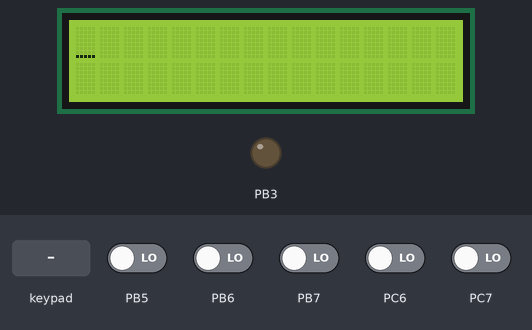
This program was run on a simulated ATmega328P, built with avr-gcc and emulated at 8 MHz. Parts: 16×2 character LCD, output pins drawn as LEDs (lit = HIGH). Wiring (inferred from the signals the program sends): 4×3 keypad with keys 1 2 3 4 5 6 7 8 9 * 0 # (labels assumed): rows PC0, PC1, PC2, PC3; columns PB4, PC4, PC5. Wiring (inferred from the names in the program): character LCD (HD44780): RS PB0; R/W PB1; E PB2; data PD0, PD1, PD2, PD3, PD4, PD5, PD6, PD7. The test bench sets the inputs (shaded band); at power-on: PB5–7, PC6, PC7 LOW. Pins used as bus, display or sensor lines are not drawn.

Above: at 1.2 s.
1.3 s: key '1' pressed
At 1.8 s:
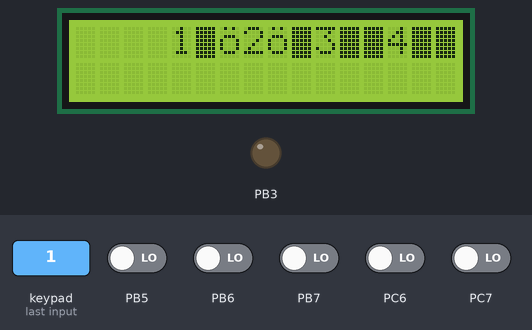
2.9 s: keypad keys 1 2 # pressed 0.4 s apart
At 4.4 s:
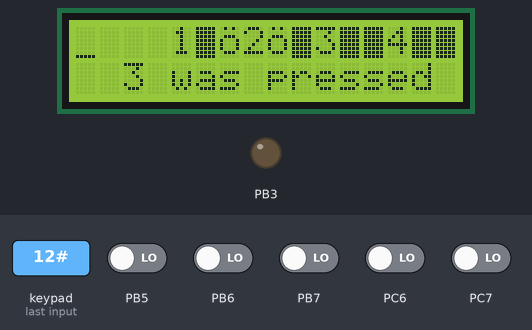
Timing chart, 0 to 5.9 s (numbered marks = the images above; inputs shaded):
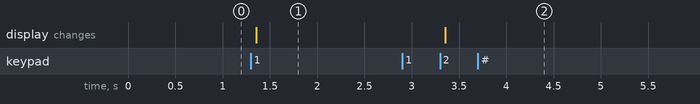

The program:

main.c
```c
/*
 * CpE301L9E1.c
 *
 * Created: 4/15/2016 4:09:57 PM
 * Author : jmsikorski
 */
#define F_CPU 8000000UL
#include <avr/io.h> //standard AVR header
#include <util/delay.h> //delay header
#define LCD_DPRT PORTD //LCD DATA PORT
#define LCD_DDDR DDRD //LCD DATA DDR
#define LCD_DPIN PIND //LCD DATA PIN
#define LCD_CPRT PORTB //LCD COMMANDS PORT
#define LCD_CDDR DDRB //LCD COMMANDS DDR
#define LCD_CPIN PINB //LCD COMMANDS PIN
#define LCD_RS 0 //LCD RS
#define LCD_RW 1 //LCD RW
#define LCD_EN 2 //LCD EN

unsigned char keypad[ 4][ 4] ={ {'0','1','2','3'},
{'4','5','6','7'},
{'8','9','A','B'},
{'C','D','E','F'},
};

void lcdCommanda (unsigned char cmnd)
{
	LCD_DPRT = cmnd; //send cmnd to data port
	LCD_CPRT &= ~(1<<LCD_RS); //RS = 0 for command
	LCD_CPRT &= ~(1<<LCD_RW); //RW = 0 for write
	LCD_CPRT |= (1<<LCD_EN); //EN = 1 for H-to-L pulse
	_delay_us(1); //wait to make enable wide
	LCD_CPRT &= ~(1<<LCD_EN); //EN = 0 for H-to_L pulse
	_delay_us(100); //wait to make enable wide
}

void lcdData(unsigned char data)
{
	LCD_DPRT = data; //send data to data port
	LCD_CPRT |= (1<<LCD_RS); //RS = 1 for data
	LCD_CPRT &= ~(1<<LCD_RW); //RW = 0 for write
	LCD_CPRT |= (1<<LCD_EN); //EN = 1 for H-to-L pulse
	_delay_us(1); //wait to make enable wide
	LCD_CPRT &= ~(1<<LCD_EN); //EN = 0 for H-to_L pulse
	_delay_us(100); //wait to make enable wide
}

void lcd_init()
{
	LCD_DDDR = 0xFF;
	LCD_CDDR |= (1<<LCD_RS) | (1<<LCD_RW) | (1<<LCD_EN);
	LCD_CPRT &=~(1<<LCD_EN); //LCD_EN = 0
	_delay_us(2000); //wait for init
	lcdCommanda(0x38); //inti. LCD 2 line, 5x7
	lcdCommanda(0x0E); //display on, cursor on
	lcdCommanda(0x01); //clear LCD
	_delay_us(2000); //wait
	lcdCommanda(0x06); //shift cursor right
}

void lcd_gotoxy(unsigned char x, unsigned char y)
{
	unsigned char firstCharAdr[] = {0x80, 0xC0};
	lcdCommanda(firstCharAdr[y-1] + x -1);
	_delay_us(100);
}

void lcd_print(char * str)
{
	unsigned char i = 0;
	while (str[i]!=0)
	{
		lcdData(str[i]);
		i++;
	}
}

void set_key_prt(unsigned char p)
{
	PORTC |= (0x01 & p) | (0x02 & p) | (0x04 & p) | (0x08 & p) | (0x10 & p) | (0x20 & p);
	PORTB |= ((0x40 & p)>>3) | ((0x80 & p)>>3);
}

void set_key_ddr(unsigned char p)
{
	DDRC |= (0x01 & p) | (0x02 & p) | (0x04 & p) | (0x08 & p) | (0x10 & p) | (0x20 & p);
	DDRB |= ((0x40 & p)>>3) | ((0x80 & p)>>3);
}

void and_key_prt(unsigned char p)
{
	PORTC &= (0x01 & p) | (0x02 & p) | (0x04 & p) | (0x08 & p) | (0x10 & p) | (0x20 & p);
	PORTB &= ((0x40 & p)>>3) | ((0x80 & p)>>3);
}

int get_key_pin()
{
	int p = 0;
	p |= (0x01 & PINC) | (0x02 & PINC) | (0x04 & PINC) | (0x08 & PINC) | (0x10 & PINC) | (0x20 & PINC);
	p |= ((0x10 & PINB)<<3) | ((0x08 & PINB)<<3);
	return p;
}

//****************************************************************

//****************************************************************

int main(void)
{
	unsigned char rowloc;
	char data, colloc;
	set_key_ddr(0xF0);
	set_key_prt(0xFF);
	lcd_init();
	lcd_gotoxy(1,1);

	while(1)
	{
		do
		{
			and_key_prt(0x0F); //ground all rows at once
			colloc = (get_key_pin() & 0x0F); //read the columns
		} while (colloc != 0x0F); //check until all keys released
		do
		{
			do
			{
				_delay_ms(50); //call delay
				colloc = (get_key_pin() & 0x0F); //see if any key is pressed
			} while (colloc == 0x0F); //keep checking for key press
			_delay_ms(50); //call delay for debounce
			colloc = (get_key_pin() & 0x0F); //read columns
		} while (colloc == 0x0F); //wait for key press

		set_key_prt(0xEF);
		lcdData(get_key_pin() & 0x0F);
		set_key_prt(0xDF);
		lcdData(get_key_pin() & 0x0F);
		set_key_prt(0xBF);
		lcdData(get_key_pin() & 0x0F);
		set_key_prt(0x7F);
		lcdData(get_key_pin() & 0x0F);

		while(1)
		{
			lcdData('1');
			lcdData(get_key_pin());
			and_key_prt(0xEF); //ground row 1
			lcdData(get_key_pin());
			colloc = (get_key_pin() & 0x0F); //read the columns
			if (colloc != 0x0F) //column detected
			{
				rowloc = 0; //save row location
				break; //exit while loop
			}
			lcdData('2');
			lcdData(get_key_pin());
			set_key_prt(0xDF); //ground row 1
			lcdData(get_key_pin());
			colloc = (get_key_pin() & 0x0F); //read the columns
			if(colloc != 0x0F) //column detected
			{
				rowloc = 1; //save row location
				break; //exit while loop
			}
			lcdData('3');
			lcdData(get_key_pin());
			set_key_prt(0xBF); //ground row 1
			lcdData(get_key_pin());
			colloc = (get_key_pin() & 0x0F); //read the columns
			if(colloc != 0x0F) //column detected
			{
				rowloc = 2; //save row location
				break; //exit while loop
			}
			lcdData('4');
			lcdData(get_key_pin());
			set_key_prt(0x7F); //ground row 1
			lcdData(get_key_pin());
			colloc = (get_key_pin() & 0x0F); //read the columns
			if(colloc != 0x0F)
			{
				rowloc = 3; //save row location
				break; //exit while loop
			}
			break;
		}
		//check column and send result to Port B
		if(colloc == 0xE0)
		data = (keypad[rowloc][0]);
		else if(colloc == 0xD0)
		data = (keypad[rowloc][1]);
		else if(colloc == 0xB0)
		data = (keypad[rowloc][2]);
		else
		data = (keypad[rowloc][3]);
		if(data != 0)
		{
			lcd_gotoxy(1,2);
			lcd_print("  ");
			lcdData(data);
			lcd_print(" was pressed  ");
			lcdCommanda(0x02);
		}
	}
	return 0;
}
```

Measured:
- after the input at 1.3 s, the display: changes after 0.06 s (image 1)
- after the input at 2.9 s, the display: changes after 0.45 s (image 2)
